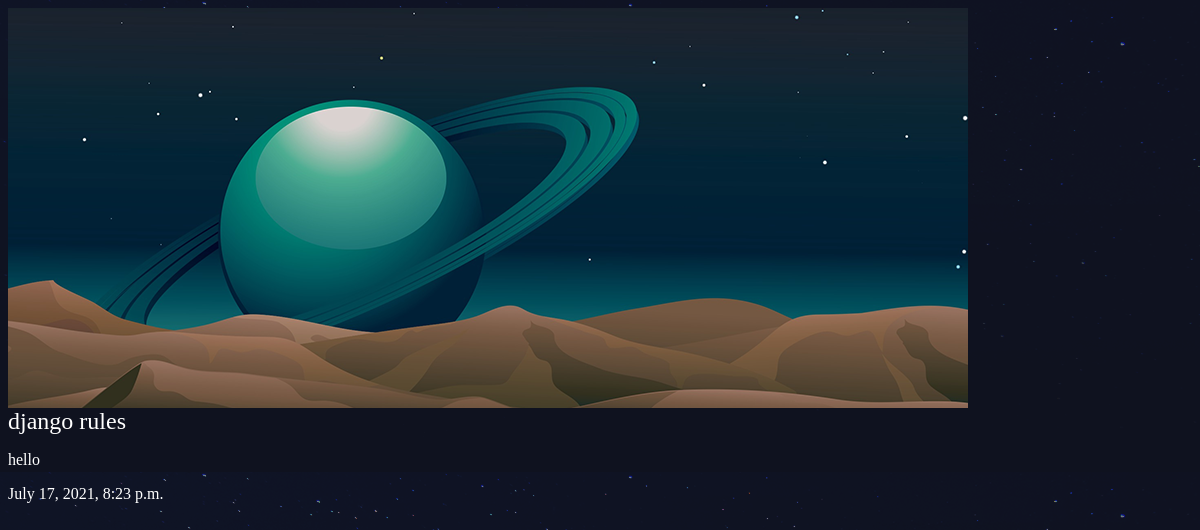
Screenshot of /articles/django-rules/ with the database file from the repository.
### articles/models.py (models this page shows, shortened)
class Article(models.Model):
    title = models.CharField(max_length=200)
    slug = models.SlugField()
    body = models.TextField()
    date = models.DateTimeField(auto_now_add=True)
    thumbnail = models.ImageField(default='default.png',blank=True)
    def __str__(self):
        return self.title

### articles/views.py (the view)
# urls.py: re_path(r'^(?P<slug>[\w-]+)/$', views.article_detail,name='details'),
def article_detail(request,slug):
    print('helolooooooooooloolo')
    article=Article.objects.get(slug=slug)
    print(article)
    return render(request,'articles/article_details.html',{'articl':article})

### articles/templates/articles/article_details.html
{% extends 'base.html' %}
{% block content%}
    <div class='article-details'>
        <div class='article'>
            <img src="{{articl.thumbnail.url}}" alt="">
            <h2> {{articl.title}} </h2>
            <p>{{articl.body}}</p>
            <p>{{articl.date}}</p>
        </div>
    </div>
{% endblock %}

### Assets/styles.css (style rules this page uses)
body { background-color: #0f121f; background-image: url(/static/stars.png); color: #fff; }
body * { font-family: Ubuntu; }
h1, h2, h3, h4, h5 { font-weight: normal; margin: 0; }

### rows the page displays
Article: thumbnail (placeholder picture), title "django rules", body "hello", date "July 17, 2021, 8:23 p.m."
